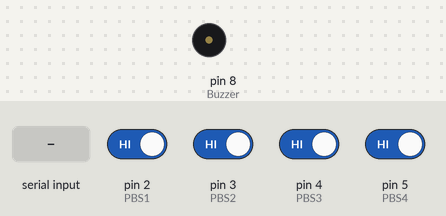
Recording of a sketch running on a simulated Arduino Uno, built with avr-gcc and run on an emulated ATmega328P. Shown: buzzer (waves = sounding, pin HIGH). Inputs (shaded band) come from the test bench; at power-on: pin 2 (PBS1), pin 3 (PBS2), pin 4 (PBS3), pin 5 (PBS4) HIGH. What the sketch prints to the serial monitor is not drawn.

Above: at 1.2 s.
1.3 s: "H" received over Serial
At 2.4 s:
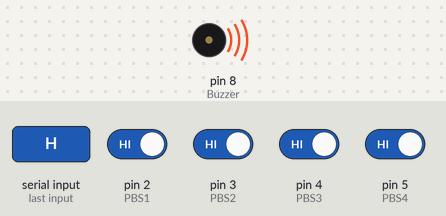
4.3 s: pin 2 (PBS1) driven LOW and pin 3 (PBS2) driven LOW
6.4 s: pin 3 (PBS2) driven HIGH and pin 4 (PBS3) driven LOW
8.5 s: pin 5 (PBS4) driven LOW
10.6 s: pin 4 (PBS3) driven HIGH
Timing chart, 0 to 13.6 s (numbered marks = the images above; inputs shaded):
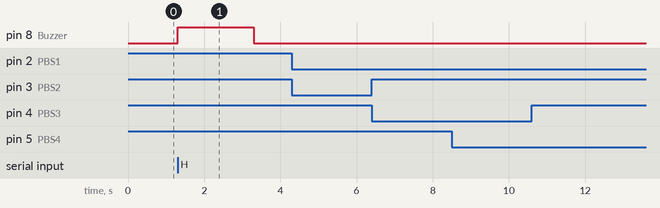

Measured:
- after the input at 1.3 s, pin 8 (Buzzer): LOW → HIGH at once, → LOW 2.0 s later
- after the input at 4.3 s, every drawn part: stays the same
- after the input at 6.4 s, every drawn part: stays the same
- after the input at 8.5 s, every drawn part: stays the same
- after the input at 10.6 s, every drawn part: stays the same

The sketch:

_10_RemoteControlTest_send.ino
```cpp
#define PBS1 2
#define PBS2 3
#define PBS3 4
#define PBS4 5
#define Buzzer 8
int val;
void setup()
{
  pinMode(2, INPUT);
  pinMode(3, INPUT);
  pinMode(4, INPUT);
  pinMode(5, INPUT);
  pinMode(Buzzer, OUTPUT);
  Serial.begin(9600);
}

void loop()
{
  if (Serial.available() > 0) //シリアルポートがデータを受信したら次へ
  {
    val = Serial.read();  //受信データを読み込んでvalへ格納
    if (val == 'H') //valがHighなら次へ
    {
      digitalWrite(Buzzer, HIGH); //BuzzerにHigh出力、ブザーが鳴る
      delay(2000);
      digitalWrite(Buzzer, LOW);  //Buzzerが鳴りやむ
      delay(20);
    }
  }

  int s1 = digitalRead(PBS1); //PBS1の値を読み取ってｓ１に代入
  int s2 = digitalRead(PBS2);
  int s3 = digitalRead(PBS3);
  int s4 = digitalRead(PBS4);

  if (s1 == 0 && s2 == 0) //1がONかつ2もON
  {
    Serial.print('A');  //シリアルポートへAを送信
    delay(100); //タイマ0.1s
  }

  else if (s3 == 0 && s4 == 0)
  {
    Serial.print('B');  //シリアルポートへBを送信
    delay(100); //タイマ０．１ｓ
  }

  else if (s2 == 0 && s3 == 0)
  {
    Serial.print('C');  //シリアルポートへCを送信
    delay(100); //タイマ０．１ｓ
  }

  else if (s1 == 0 && s4 == 0)
  {
    Serial.print('D');  //シリアルポートへDを送信
    delay(100); //タイマ０．１ｓ
  }

  else if (s1 == 0 && s3 == 0)
  {
    Serial.print('E');  //シリアルポートへEを送信
    delay(100); //タイマ０．１ｓ
  }

  else if (s2 == 0 && s4 == 0)
  {
    Serial.print('F');  //シリアルポートへFを送信
    delay(100); //タイマ０．１ｓ
  }
}
```
